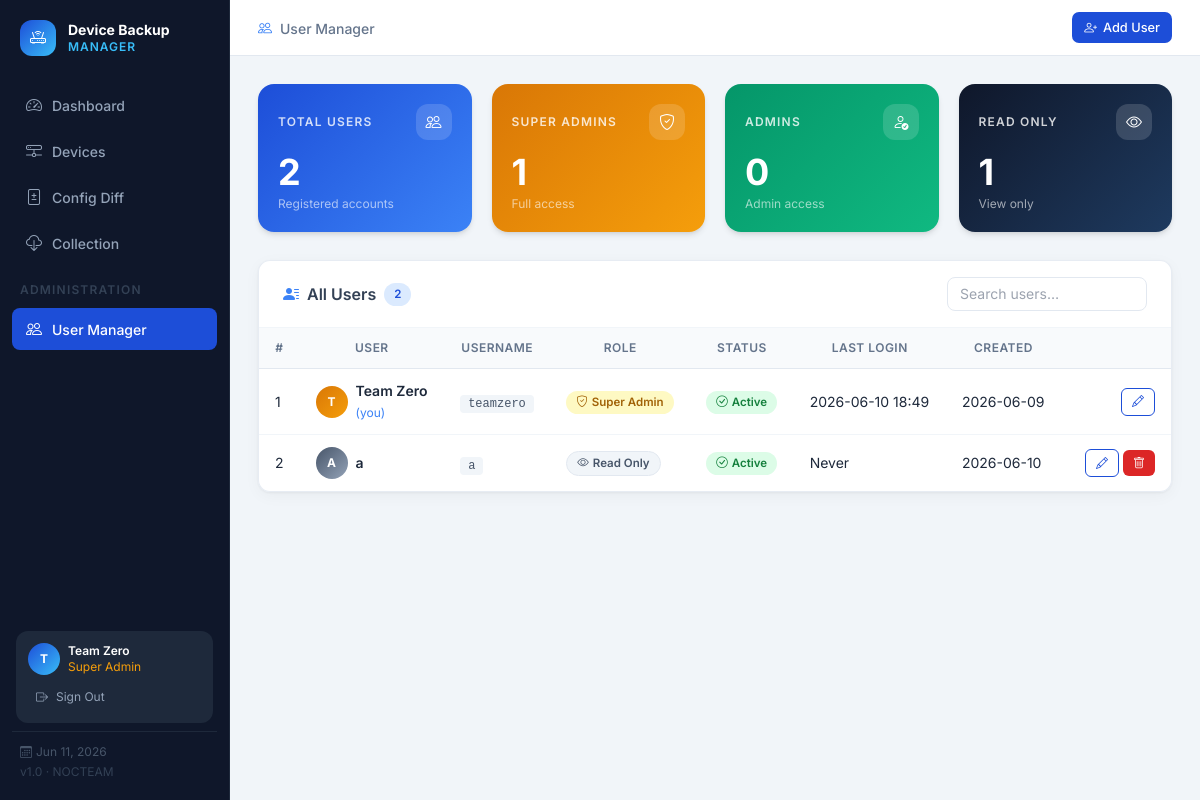
Screenshot of /users (signed in) with the database file from the repository.
### app.py (models this page shows, shortened)
class User(UserMixin, db.Model):
    id           = db.Column(db.Integer, primary_key=True)
    username     = db.Column(db.String(64), unique=True, nullable=False)
    display_name = db.Column(db.String(128))
    password_hash= db.Column(db.String(256), nullable=False)
    role         = db.Column(db.String(32), nullable=False, default=ROLE_READ_ONLY)
    is_active    = db.Column(db.Boolean, default=True)
    created_at   = db.Column(db.DateTime, default=datetime.utcnow)
    last_login   = db.Column(db.DateTime)
    @property
    def role_label(self):
        return ROLE_LABELS.get(self.role, self.role)
    def to_dict(self):
        return {
            'id':           self.id,
            'username':     self.username,
            'display_name': self.display_name or '',
            'role':         self.role,
            'role_label':   self.role_label,
            'is_active':    self.is_active,
            'created_at':   self.created_at.isoformat(),
            'last_login':   self.last_login.isoformat() if self.last_login else None,
        }

### app.py (the view)
@app.route('/users')
@login_required
@roles_required(ROLE_SUPER_ADMIN, ROLE_ADMIN)
def user_manager():
    users = User.query.order_by(User.created_at).all()
    return render_template('users.html',
                           users=users,
                           ROLE_LABELS=ROLE_LABELS,
                           ROLE_SUPER_ADMIN=ROLE_SUPER_ADMIN,
                           ROLE_ADMIN=ROLE_ADMIN,
                           ROLE_READ_ONLY=ROLE_READ_ONLY)

### app.py (called while the page is built)
@login_manager.user_loader
def load_user(user_id):
    return User.query.get(int(user_id))

@app.context_processor
def inject_globals():
    now = datetime.now(TZ_DHAKA)
    return {'now': now, 'today': now.date().isoformat(),
            'DEVICE_TYPES': DEVICE_TYPES, 'DTYPE_JUNOS': DTYPE_JUNOS, 'DTYPE_HUAWEI': DTYPE_HUAWEI}

def roles_required(*roles):
    def decorator(f):
        @wraps(f)
        def decorated(*args, **kwargs):
            if not current_user.is_authenticated:
                return redirect(url_for('login'))
            if current_user.role not in roles:
                abort(403)
            return f(*args, **kwargs)
        return decorated
    return decorator

### templates/users.html (shortened to what this page needs)
{% extends 'base.html' %}
{% block page_label %}<i class="bi bi-people mr-2 text-blue-500"></i>User Manager{% endblock %}
{% block topbar_right %}
{% if current_user.role in ('super_admin', 'admin') %}
<button class="btn btn-sm btn-primary" onclick="openAddModal()">
  <i class="bi bi-person-plus"></i> Add User
</button>
{% endif %}
{% endblock %}
{% block content %}
<div class="grid grid-cols-2 lg:grid-cols-4 gap-5 mb-7">
  <div class="stat-gradient-blue rounded-2xl p-5 text-white shadow-md">
    <div class="flex items-center justify-between mb-3">
      <span class="text-xs font-semibold uppercase tracking-widest opacity-80">Total Users</span>
      <span class="w-9 h-9 rounded-xl flex items-center justify-center" style="background:rgba(255,255,255,.15);">
        <i class="bi bi-people text-base"></i>
      </span>
    </div>
    <div class="text-4xl font-bold">{{ users|length }}</div>
    <div class="text-xs opacity-60 mt-1">Registered accounts</div>
  </div>
  <div class="stat-gradient-amber rounded-2xl p-5 text-white shadow-md">
    <div class="flex items-center justify-between mb-3">
      <span class="text-xs font-semibold uppercase tracking-widest opacity-80">Super Admins</span>
      <span class="w-9 h-9 rounded-xl flex items-center justify-center" style="background:rgba(255,255,255,.15);">
        <i class="bi bi-shield-check text-base"></i>
      </span>
    </div>
    <div class="text-4xl font-bold">{{ users|selectattr('role','eq','super_admin')|list|length }}</div>
    <div class="text-xs opacity-60 mt-1">Full access</div>
  </div>
  <div class="stat-gradient-green rounded-2xl p-5 text-white shadow-md">
    <div class="flex items-center justify-between mb-3">
      <span class="text-xs font-semibold uppercase tracking-widest opacity-80">Admins</span>
      <span class="w-9 h-9 rounded-xl flex items-center justify-center" style="background:rgba(255,255,255,.15);">
        <i class="bi bi-person-check text-base"></i>
      </span>
    </div>
    <div class="text-4xl font-bold">{{ users|selectattr('role','eq','admin')|list|length }}</div>
    <div class="text-xs opacity-60 mt-1">Admin access</div>
  </div>
  <div class="stat-gradient-dark rounded-2xl p-5 text-white shadow-md">
    <div class="flex items-center justify-between mb-3">
      <span class="text-xs font-semibold uppercase tracking-widest opacity-80">Read Only</span>
      <span class="w-9 h-9 rounded-xl flex items-center justify-center" style="background:rgba(255,255,255,.15);">
        <i class="bi bi-eye text-base"></i>
      </span>
    </div>
    <div class="text-4xl font-bold">{{ users|selectattr('role','eq','read_only')|list|length }}</div>
    <div class="text-xs opacity-60 mt-1">View only</div>
  </div>
</div>
<div class="card-glass">
  <div class="flex items-center justify-between px-6 py-4" style="border-bottom:1px solid #f1f5f9;">
    <div class="flex items-center gap-2">
      <i class="bi bi-person-lines-fill text-blue-500"></i>
      <span class="font-semibold text-slate-700">All Users</span>
      <span class="badge badge-info">{{ users|length }}</span>
    </div>
    <div class="flex items-center gap-2">
      <input type="text" id="userSearch" class="form-input text-sm" style="width:200px;padding:6px 12px;"
             placeholder="Search users…" oninput="filterUsers()" />
    </div>
  </div>
  <div class="overflow-x-auto">
    <table class="w-full tbl" id="usersTable">
      <thead>
        <tr>
          <th style="width:40px;">#</th>
          <th>User</th>
          <th>Username</th>
          <th>Role</th>
          <th>Status</th>
          <th>Last Login</th>
          <th>Created</th>
          <th style="width:110px;"></th>
        </tr>
      </thead>
      <tbody id="usersBody">
        {% for u in users %}
        {% set can_manage_others = (current_user.role == 'super_admin') or
                                   (current_user.role == 'admin' and u.role != 'super_admin') %}
        {% set is_self = (u.id == current_user.id) %}
        <tr data-username="{{ u.username|lower }}" data-name="{{ (u.display_name or u.username)|lower }}"
            data-user="{{ u.to_dict()|tojson|forceescape }}">
          <td class="text-slate-400 text-xs">{{ loop.index }}</td>
          <td>
            <div class="flex items-center gap-2">
              <div class="w-8 h-8 rounded-full flex items-center justify-center text-white text-xs font-bold flex-shrink-0"
                   style="background:linear-gradient(135deg,
                     {% if u.role == 'super_admin' %}#d97706,#f59e0b
                     {% elif u.role == 'admin' %}#1d4ed8,#38bdf8
                     {% else %}#475569,#94a3b8{% endif %});">
                {{ (u.display_name or u.username)[0].upper() }}
              </div>
              <div>
                <div class="font-semibold text-slate-800 text-sm">{{ u.display_name or u.username }}</div>
                {% if is_self %}
                <span class="text-xs" style="color:#3b82f6;">(you)</span>
                {% endif %}
              </div>
            </div>
          </td>
          <td><code class="text-xs bg-slate-100 rounded px-2 py-0.5 text-slate-600">{{ u.username }}</code></td>
          <td>
            <span class="badge
              {% if u.role == 'super_admin' %}badge-warning
              {% elif u.role == 'admin' %}badge-info
              {% else %}badge-neutral{% endif %}">
              {% if u.role == 'super_admin' %}<i class="bi bi-shield-check"></i>Super Admin
              {% elif u.role == 'admin' %}<i class="bi bi-person-check"></i>Admin
              {% else %}<i class="bi bi-eye"></i>Read Only{% endif %}
            </span>
          </td>
          <td>
            {% if u.is_active %}
            <span class="badge badge-success"><i class="bi bi-check-circle"></i>Active</span>
            {% else %}
            <span class="badge badge-danger"><i class="bi bi-x-circle"></i>Inactive</span>
            {% endif %}
          </td>
          <td class="text-slate-400 text-xs">
            {% if u.last_login %}{{ u.last_login.strftime('%Y-%m-%d %H:%M') }}{% else %}Never{% endif %}
          </td>
          <td class="text-slate-400 text-xs">{{ u.created_at.strftime('%Y-%m-%d') }}</td>
          <td class="text-right">
            <div class="flex items-center justify-end gap-1">
              {% if can_manage_others or is_self %}
              <button class="btn btn-xs btn-outline edit-user-btn" title="Edit user">
                <i class="bi bi-pencil"></i>
              </button>
              {% endif %}
              {% if can_manage_others and not is_self %}
              <button class="btn btn-xs btn-danger delete-user-btn" title="Delete user"
                      data-user-id="{{ u.id }}" data-username="{{ u.username }}">
                <i class="bi bi-trash"></i>
              </button>
              {% endif %}
            </div>
          </td>
        </tr>
        {% endfor %}
      </tbody>
    </table>
  </div>
</div>
{% endblock %}

### templates/base.html (shortened to what this page needs)
<!DOCTYPE html>
<html lang="en" class="h-full">
<head>
  <script src="https://cdn.tailwindcss.com"></script>
  <link rel="stylesheet" href="https://cdn.jsdelivr.net/npm/bootstrap-icons@1.11.3/font/bootstrap-icons.min.css" />
</head>
<body class="bg-slate-100 min-h-screen flex">
  <nav class="flex flex-col" style="position:fixed;top:0;left:0;bottom:0;width:230px;background:#0f172a;padding:20px 12px;border-right:1px solid #1e293b;overflow-y:auto;z-index:50;">
    <div class="mb-7 px-2 flex items-center gap-3">
      <div class="w-9 h-9 rounded-xl flex items-center justify-center" style="background:linear-gradient(135deg,#1d4ed8,#38bdf8);">
        <i class="bi bi-router text-white text-base"></i>
      </div>
      <div>
        <div class="font-bold text-white leading-tight text-sm">Device Backup</div>
        <div class="text-xs font-semibold" style="color:#38bdf8;letter-spacing:.08em;">MANAGER</div>
      </div>
    </div>
    <div class="flex flex-col gap-1 flex-1">
      <a class="nav-link {% if request.endpoint == 'index' %}active{% endif %}" href="{{ url_for('index') }}">
        <i class="bi bi-speedometer2"></i> Dashboard
      </a>
      <a class="nav-link {% if request.endpoint in ['devices','device_detail'] %}active{% endif %}" href="{{ url_for('devices') }}">
        <i class="bi bi-hdd-network"></i> Devices
      </a>
      <a class="nav-link {% if request.endpoint == 'diff_page' %}active{% endif %}" href="{{ url_for('diff_page') }}">
        <i class="bi bi-file-diff"></i> Config Diff
      </a>
      <a class="nav-link {% if request.endpoint == 'collect_page' %}active{% endif %}" href="{{ url_for('collect_page') }}">
        <i class="bi bi-cloud-download"></i> Collection
      </a>
      {% if current_user.is_authenticated and current_user.role in ('super_admin', 'admin') %}
      <div class="mt-2 mb-1 px-2">
        <span class="text-xs font-semibold uppercase tracking-widest" style="color:#334155;">Administration</span>
      </div>
      <a class="nav-link {% if request.endpoint == 'user_manager' %}active{% endif %}" href="{{ url_for('user_manager') }}">
        <i class="bi bi-people"></i> User Manager
      </a>
      {% endif %}
    </div>
    {% if current_user.is_authenticated %}
    <div class="mt-4 mb-2 mx-1 rounded-xl p-3" style="background:#1e293b;">
      <div class="flex items-center gap-2 mb-2">
        <div class="w-8 h-8 rounded-full flex items-center justify-center flex-shrink-0 text-white text-xs font-bold"
             style="background:linear-gradient(135deg,#1d4ed8,#38bdf8);">
          {{ (current_user.display_name or current_user.username)[0].upper() }}
        </div>
        <div class="min-w-0 flex-1">
          <div class="text-white text-xs font-semibold truncate">{{ current_user.display_name or current_user.username }}</div>
          <div class="text-xs truncate" style="color:
            {% if current_user.role == 'super_admin' %}#f59e0b
            {% elif current_user.role == 'admin' %}#38bdf8
            {% else %}#94a3b8{% endif %};">
            {% if current_user.role == 'super_admin' %}Super Admin
            {% elif current_user.role == 'admin' %}Admin
            {% else %}Read Only{% endif %}
          </div>
        </div>
      </div>
      <a href="{{ url_for('logout') }}"
         class="flex items-center gap-2 text-xs rounded-lg px-2 py-1.5 transition-colors"
         style="color:#94a3b8;"
         onmouseover="this.style.background='#0f172a';this.style.color='#e2e8f0';"
         onmouseout="this.style.background='transparent';this.style.color='#94a3b8';">
        <i class="bi bi-box-arrow-right"></i> Sign Out
      </a>
    </div>
    {% endif %}
    <div class="px-2 pt-3" style="border-top:1px solid #1e293b;">
      <div class="text-xs" style="color:#475569;">
        <i class="bi bi-calendar3 me-1"></i>{{ now.strftime('%b %d, %Y') if now else '' }}
      </div>
      <div class="text-xs mt-1" style="color:#334155;">v1.0 · NOCTEAM</div>
    </div>
  </nav>
  <main class="flex-1 flex flex-col min-w-0" style="background:#f1f5f9;margin-left:230px;">
    <header style="background:#fff;border-bottom:1px solid #e2e8f0;padding:12px 28px;display:flex;align-items:center;gap:12px;min-height:56px;">
      <div class="flex-1">
        {% block topbar_left %}
        <span class="text-sm font-medium text-slate-500">{% block page_label %}{% endblock %}</span>
        {% endblock %}
      </div>
      {% block topbar_right %}{% endblock %}
    </header>
    <div class="flex-1 p-7">
      {% block content %}{% endblock %}
    </div>
  </main>
</body>
</html>

### templates/base.html (style rules this page uses)
* { font-family: 'Inter', sans-serif; }
.nav-link { display: flex; align-items: center; gap: 10px; padding: 9px 14px; border-radius: 8px; color: #94a3b8; font-size: .875rem; font-weight: 500; text-decoration: none; transition: all .15s ease; }
.nav-link.active { background: #1d4ed8; color: #fff; }
.nav-link i { font-size: 1rem; }
.card-glass { background: rgba(255,255,255,.97); backdrop-filter: blur(12px); border: 1px solid rgba(226,232,240,.8); border-radius: 12px; box-shadow: 0 1px 3px rgba(0,0,0,.06), 0 4px 16px rgba(0,0,0,.04); }
.stat-gradient-blue { background: linear-gradient(135deg, #1d4ed8 0%, #3b82f6 100%); }
.stat-gradient-green { background: linear-gradient(135deg, #059669 0%, #10b981 100%); }
.stat-gradient-amber { background: linear-gradient(135deg, #d97706 0%, #f59e0b 100%); }
.stat-gradient-dark { background: linear-gradient(135deg, #0f172a 0%, #1e3a5f 100%); }
.badge { display: inline-flex; align-items: center; gap: 4px; padding: 3px 10px; border-radius: 999px; font-size: .72rem; font-weight: 600; }
.badge-success { background: #dcfce7; color: #15803d; }
.badge-warning { background: #fef9c3; color: #a16207; }
.badge-info { background: #dbeafe; color: #1d4ed8; }
.badge-neutral { background: #f1f5f9; color: #475569; border: 1px solid #e2e8f0; }
.tbl thead tr { background: #f8fafc; border-bottom: 1px solid #e2e8f0; }
.tbl thead th { padding: 11px 16px; font-size: .75rem; font-weight: 600; color: #64748b; letter-spacing: .04em; text-transform: uppercase; }
.tbl tbody tr { border-bottom: 1px solid #f1f5f9; transition: background .1s; }
.tbl tbody tr:last-child { border-bottom: none; }
.tbl tbody td { padding: 12px 16px; font-size: .875rem; color: #1e293b; vertical-align: middle; }
.form-input { width: 100%; padding: 9px 12px; border-radius: 8px; border: 1.5px solid #e2e8f0; font-size: .875rem; color: #1e293b; background: #fff; transition: border-color .15s, box-shadow .15s; outline: none; }
.btn { display: inline-flex; align-items: center; gap: 6px; padding: 8px 16px; border-radius: 8px; font-size: .875rem; font-weight: 500; cursor: pointer; transition: all .15s; border: none; text-decoration: none; }
.btn-sm { padding: 6px 12px; font-size: .8rem; border-radius: 7px; }
.btn-xs { padding: 4px 10px; font-size: .75rem; border-radius: 6px; }
.btn-primary { background: #1d4ed8; color: #fff; }
.btn-danger { background: #dc2626; color: #fff; }
.btn-outline { background: transparent; color: #1d4ed8; border: 1.5px solid #1d4ed8; }

### rows the page displays
User: display_name "T", display_name "Team Zero", shows "(you)", username "teamzero", role "super_admin" (drawn), is_active True (drawn), last_login "2026-06-10 18:49", created_at "2026-06-09"
User: display_name "A", display_name "a", username "a", role "read_only" (drawn), is_active True (drawn), shows "Never", created_at "2026-06-10"

### other values shown
{{ users|length }} "2"
{{ users|selectattr('role','eq','super_admin')|list|length }} "1"
{{ users|selectattr('role','eq','admin')|list|length }} "0"
{{ users|selectattr('role','eq','read_only')|list|length }} "1"
